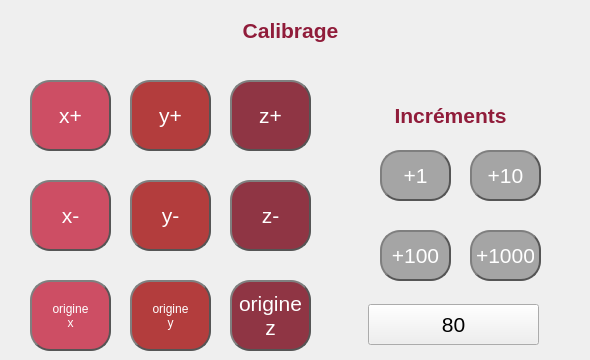
    <widget class="QWidget" name="page_calibration">
     <widget class="QPushButton" name="pushButton_6">
      <property name="geometry">
       <rect>
        <x>130</x>
        <y>80</y>
        <width>81</width>
        <height>71</height>
       </rect>
      </property>
      <property name="font">
       <font>
        <pointsize>16</pointsize>
       </font>
      </property>
      <property name="autoFillBackground">
       <bool>false</bool>
      </property>
      <property name="styleSheet">
       <string notr="true">QPushButton {
color: #ffffff;
border: 2px solid #555;
border-radius: 20px;
border-style: outset;
background: rgb(179, 61, 61);
padding: 5px;
}

QPushButton:hover {
background: rgb(124, 42, 42);
}

QPushButton:pressed {
border-style: inset;
background: rgb(124, 42, 42);
}</string>
      </property>
      <property name="text">
       <string>y+</string>
      </property>
      <property name="autoExclusive">
       <bool>false</bool>
      </property>
     </widget>
     <widget class="QPushButton" name="pushButton_7">
      <property name="geometry">
       <rect>
        <x>230</x>
        <y>80</y>
        <width>81</width>
        <height>71</height>
       </rect>
      </property>
      <property name="font">
       <font>
        <pointsize>16</pointsize>
       </font>
      </property>
      <property name="autoFillBackground">
       <bool>false</bool>
      </property>
      <property name="styleSheet">
       <string notr="true">QPushButton {
color: #ffffff;
border: 2px solid #555;
border-radius: 20px;
border-style: outset;
background: rgb(143, 53, 68);;
padding: 5px;
}

QPushButton:hover {
background: rgb(78, 29, 37);
}

QPushButton:pressed {
border-style: inset;
background: rgb(78, 29, 37);
}</string>
      </property>
      <property name="text">
       <string>z+</string>
      </property>
      <property name="autoExclusive">
       <bool>false</bool>
      </property>
     </widget>
     <widget class="QPushButton" name="pushButton_11">
      <property name="geometry">
       <rect>
        <x>30</x>
        <y>180</y>
        <width>81</width>
        <height>71</height>
       </rect>
      </property>
      <property name="font">
       <font>
        <pointsize>16</pointsize>
       </font>
      </property>
      <property name="autoFillBackground">
       <bool>false</bool>
      </property>
      <property name="styleSheet">
       <string notr="true">QPushButton {
color: #ffffff;
border: 2px solid #555;
border-radius: 20px;
border-style: outset;
background: #cd4e64;
padding: 5px;
}

QPushButton:hover {
background: rgb(173, 60, 60);
}

QPushButton:pressed {
border-style: inset;
background: rgb(173, 60, 60);
}</string>
      </property>
      <property name="text">
       <string>x-</string>
      </property>
      <property name="autoExclusive">
       <bool>false</bool>
      </property>
     </widget>
     <widget class="QPushButton" name="pushButton_12">
      <property name="geometry">
       <rect>
        <x>130</x>
        <y>180</y>
        <width>81</width>
        <height>71</height>
       </rect>
      </property>
      <property name="font">
       <font>
        <pointsize>16</pointsize>
       </font>
      </property>
      <property name="autoFillBackground">
       <bool>false</bool>
      </property>
      <property name="styleSheet">
       <string notr="true">QPushButton {
color: #ffffff;
border: 2px solid #555;
border-radius: 20px;
border-style: outset;
background: rgb(179, 61, 61);
padding: 5px;
}

QPushButton:hover {
background: rgb(124, 42, 42);
}

QPushButton:pressed {
border-style: inset;
background: rgb(124, 42, 42);
}</string>
      </property>
      <property name="text">
       <string>y-</string>
      </property>
      <property name="autoExclusive">
       <bool>false</bool>
      </property>
     </widget>
     <widget class="QPushButton" name="pushButton_13">
      <property name="geometry">
       <rect>
        <x>230</x>
        <y>180</y>
        <width>81</width>
        <height>71</height>
       </rect>
      </property>
      <property name="font">
       <font>
        <pointsize>16</pointsize>
       </font>
      </property>
      <property name="autoFillBackground">
       <bool>false</bool>
      </property>
      <property name="styleSheet">
       <string notr="true">QPushButton {
color: #ffffff;
border: 2px solid #555;
border-radius: 20px;
border-style: outset;
background: rgb(143, 53, 68);;
padding: 5px;
}

QPushButton:hover {
background: rgb(78, 29, 37);
}

QPushButton:pressed {
border-style: inset;
background: rgb(78, 29, 37);
}</string>
      </property>
      <property name="text">
       <string>z-</string>
      </property>
      <property name="autoExclusive">
       <bool>false</bool>
      </property>
     </widget>
     <widget class="QPushButton" name="pushButton_14">
      <property name="geometry">
       <rect>
        <x>30</x>
        <y>280</y>
        <width>81</width>
        <height>71</height>
       </rect>
      </property>
      <property name="autoFillBackground">
       <bool>false</bool>
      </property>
      <property name="styleSheet">
       <string notr="true">QPushButton {
color: #ffffff;
border: 2px solid #555;
border-radius: 20px;
border-style: outset;
background: #cd4e64;
padding: 5px;
}

QPushButton:hover {
background: rgb(173, 60, 60);
}

QPushButton:pressed {
border-style: inset;
background: rgb(173, 60, 60);
}</string>
      </property>
      <property name="text">
       <string>origine 
x</string>
      </property>
      <property name="autoExclusive">
       <bool>false</bool>
      </property>
     </widget>
     <widget class="QPushButton" name="pushButton_15">
      <property name="geometry">
       <rect>
        <x>130</x>
        <y>280</y>
        <width>81</width>
        <height>71</height>
       </rect>
      </property>
      <property name="autoFillBackground">
       <bool>false</bool>
      </property>
      <property name="styleSheet">
       <string notr="true">QPushButton {
color: #ffffff;
border: 2px solid #555;
border-radius: 20px;
border-style: outset;
background: rgb(179, 61, 61);
padding: 5px;
}

QPushButton:hover {
background: rgb(124, 42, 42);
}

QPushButton:pressed {
border-style: inset;
background: rgb(124, 42, 42);
}</string>
      </property>
      <property name="text">
       <string>origine 
y</string>
      </property>
      <property name="autoExclusive">
       <bool>false</bool>
      </property>
     </widget>
     <widget class="QPushButton" name="pushButton_16">
      <property name="geometry">
       <rect>
        <x>230</x>
        <y>280</y>
        <width>81</width>
        <height>71</height>
       </rect>
      </property>
      <property name="font">
       <font>
        <pointsize>16</pointsize>
       </font>
      </property>
      <property name="autoFillBackground">
       <bool>false</bool>
      </property>
      <property name="styleSheet">
       <string notr="true">QPushButton {
color: #ffffff;
border: 2px solid #555;
border-radius: 20px;
border-style: outset;
background: rgb(143, 53, 68);;
padding: 5px;
}

QPushButton:hover {
background: rgb(78, 29, 37);
}

QPushButton:pressed {
border-style: inset;
background: rgb(78, 29, 37);
}</string>
      </property>
      <property name="text">
       <string>origine 
z</string>
      </property>
      <property name="autoExclusive">
       <bool>false</bool>
      </property>
     </widget>
     <widget class="QPushButton" name="pushButton_5">
      <property name="geometry">
       <rect>
        <x>30</x>
        <y>80</y>
        <width>81</width>
        <height>71</height>
       </rect>
      </property>
      <property name="font">
       <font>
        <pointsize>16</pointsize>
       </font>
      </property>
      <property name="autoFillBackground">
       <bool>false</bool>
      </property>
      <property name="styleSheet">
       <string notr="true">QPushButton {
color: #ffffff;
border: 2px solid #555;
border-radius: 20px;
border-style: outset;
background: #cd4e64;
padding: 5px;
}

QPushButton:hover {
background: rgb(173, 60, 60);
}

QPushButton:pressed {
border-style: inset;
background: rgb(173, 60, 60);
}</string>
      </property>
      <property name="text">
       <string>x+</string>
      </property>
      <property name="autoExclusive">
       <bool>false</bool>
      </property>
     </widget>
     <widget class="QPushButton" name="pushButton_64">
      <property name="geometry">
       <rect>
        <x>470</x>
        <y>230</y>
        <width>71</width>
        <height>51</height>
       </rect>
      </property>
      <property name="font">
       <font>
        <pointsize>16</pointsize>
       </font>
      </property>
      <property name="autoFillBackground">
       <bool>false</bool>
      </property>
      <property name="styleSheet">
       <string notr="true">QPushButton {
color: #ffffff;
border: 2px solid #555;
border-radius: 20px;
border-style: outset;
background: #a5a5a5;
padding: 5px;
}

QPushButton:hover {
background: rgb(111, 111, 111);
}

QPushButton:pressed {
border-style: inset;
background: rgb(111, 111, 111);
}</string>
      </property>
      <property name="text">
       <string>+1000</string>
      </property>
      <property name="autoExclusive">
       <bool>false</bool>
      </property>
     </widget>
     <widget class="QPushButton" name="pushButton_63">
      <property name="geometry">
       <rect>
        <x>380</x>
        <y>230</y>
        <width>71</width>
        <height>51</height>
       </rect>
      </property>
      <property name="font">
       <font>
        <pointsize>16</pointsize>
       </font>
      </property>
      <property name="autoFillBackground">
       <bool>false</bool>
      </property>
      <property name="styleSheet">
       <string notr="true">QPushButton {
color: #ffffff;
border: 2px solid #555;
border-radius: 20px;
border-style: outset;
background: #a5a5a5;
padding: 5px;
}

QPushButton:hover {
background: rgb(111, 111, 111);
}

QPushButton:pressed {
border-style: inset;
background: rgb(111, 111, 111);
}</string>
      </property>
      <property name="text">
       <string>+100</string>
      </property>
      <property name="autoExclusive">
       <bool>false</bool>
      </property>
     </widget>
     <widget class="QPushButton" name="pushButton_62">
      <property name="geometry">
       <rect>
        <x>470</x>
        <y>150</y>
        <width>71</width>
        <height>51</height>
       </rect>
      </property>
      <property name="font">
       <font>
        <pointsize>16</pointsize>
       </font>
      </property>
      <property name="autoFillBackground">
       <bool>false</bool>
      </property>
      <property name="styleSheet">
       <string notr="true">QPushButton {
color: #ffffff;
border: 2px solid #555;
border-radius: 20px;
border-style: outset;
background: #a5a5a5;
padding: 5px;
}

QPushButton:hover {
background: rgb(111, 111, 111);
}

QPushButton:pressed {
border-style: inset;
background: rgb(111, 111, 111);
}</string>
      </property>
      <property name="text">
       <string>+10</string>
      </property>
      <property name="autoExclusive">
       <bool>false</bool>
      </property>
     </widget>
     <widget class="QPushButton" name="pushButton_61">
      <property name="geometry">
       <rect>
        <x>380</x>
        <y>150</y>
        <width>71</width>
        <height>51</height>
       </rect>
      </property>
      <property name="font">
       <font>
        <pointsize>16</pointsize>
       </font>
      </property>
      <property name="autoFillBackground">
       <bool>false</bool>
      </property>
      <property name="styleSheet">
       <string notr="true">QPushButton {
color: #ffffff;
border: 2px solid #555;
border-radius: 20px;
border-style: outset;
background: #a5a5a5;
padding: 5px;
}

QPushButton:hover {
background: rgb(111, 111, 111);
}

QPushButton:pressed {
border-style: inset;
background: rgb(111, 111, 111);
}</string>
      </property>
      <property name="text">
       <string>+1</string>
      </property>
      <property name="autoExclusive">
       <bool>false</bool>
      </property>
     </widget>
     <widget class="QLabel" name="label_4">
      <property name="geometry">
       <rect>
        <x>390</x>
        <y>100</y>
        <width>121</width>
        <height>31</height>
       </rect>
      </property>
      <property name="font">
       <font>
        <pointsize>16</pointsize>
       </font>
      </property>
      <property name="text">
       <string>&lt;html&gt;&lt;head/&gt;&lt;body&gt;&lt;p align=&quot;center&quot;&gt;&lt;span style=&quot; font-size:16pt; font-weight:600; color:#901c3a;&quot;&gt;Incréments&lt;/span&gt;&lt;/p&gt;&lt;/body&gt;&lt;/html&gt;</string>
      </property>
     </widget>
     <widget class="QLabel" name="label_2">
      <property name="geometry">
       <rect>
        <x>0</x>
        <y>10</y>
        <width>581</width>
        <height>41</height>
       </rect>
      </property>
      <property name="text">
       <string>&lt;html&gt;&lt;head/&gt;&lt;body&gt;&lt;p align=&quot;center&quot;&gt;&lt;span style=&quot; font-size:16pt; font-weight:600; color:#901c3a;&quot;&gt;Calibrage&lt;/span&gt;&lt;/p&gt;&lt;/body&gt;&lt;/html&gt;</string>
      </property>
     </widget>
     <widget class="QPushButton" name="pushButton_3">
      <property name="geometry">
       <rect>
        <x>368</x>
        <y>304</y>
        <width>171</width>
        <height>41</height>
       </rect>
      </property>
      <property name="font">
       <font>
        <pointsize>16</pointsize>
       </font>
      </property>
      <property name="text">
       <string>80</string>
      </property>
     </widget>
    </widget>
